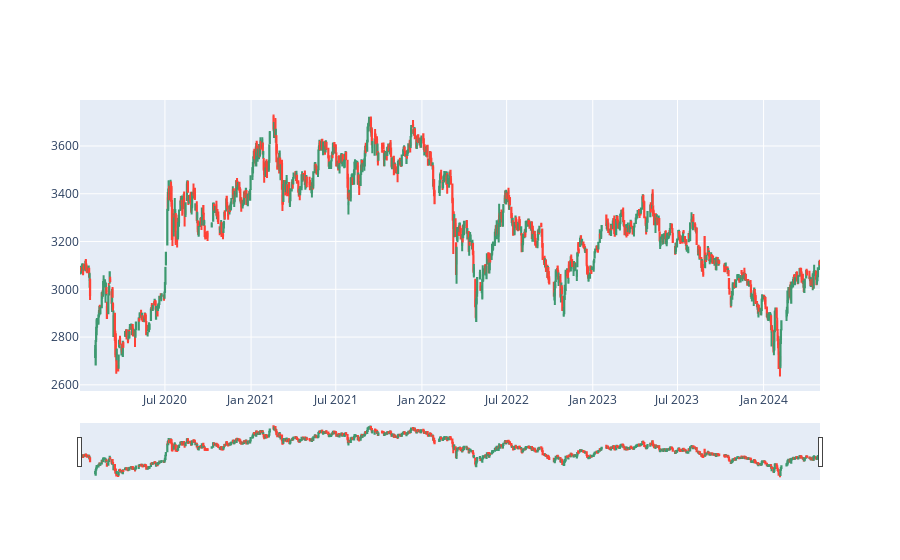

The code cell stored with this chart in its notebook:
### Code cell
spx_hist = get_stock_data('000001.SS', '2020-01-01', '2024-05-01')
draw_candlestick(spx_hist)

### Figure 1 — Plotly figure (JSON) as saved in the notebook; plotly's stock layout.template omitted (floating-point values rounded to 4 significant figures; data arrays with more than 128 entries replaced by an {"elided": "..."} marker saying what was removed)
{"data": [{"close": {"elided": "1048 float values"}, "high": {"elided": "1048 float values"}, "low": {"elided": "1048 float values"}, "open": {"elided": "1048 float values"}, "type": "candlestick", "x": {"elided": "1048 str values"}}], "layout": {}}
